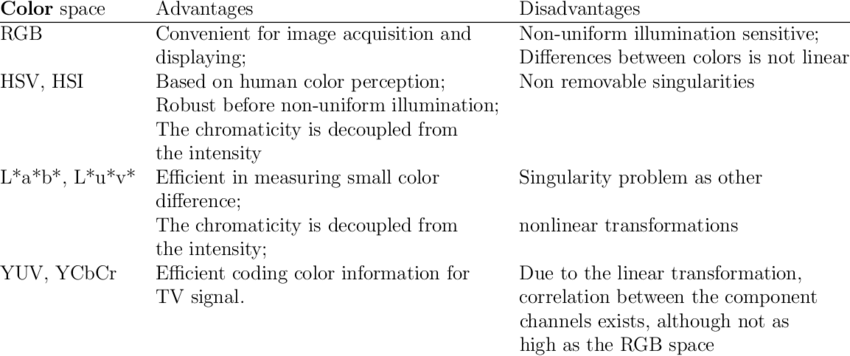
#> input picture Research-Source/Advantages-and-disadvantages-of-color-spaces.png, 850 x 356 px, given in place of fruits.jpg, which was not available
$ python histogram.py
#> lines starting #> are read from the running program, lines starting #| are printed output that depends on the picture; after the words box and inside, x2 and y2 are one past the last pixel; in counts of white or black regions, pixels touching at a corner belong together; pictures that were not available may be replaced by others from this repository, and a replacement may not be noted
### Used image, video and gif dataset is taken from Kaggle and link is below
### |--------------------------------------------------------------------------------| ###
### https://www.kaggle.com/datasets/bulentsiyah/opencv-samples-images?resource=download
### |--------------------------------------------------------------------------------| ###

    ###NOTES###

    ###SOURCES###

import cv2 as cv
import matplotlib.pyplot as plt
import numpy as np
import os

def saveGraph(figure, title, xlab, ylab, xlim, savePath):
    #Saving matplolib graph to file
    plt.figure()
    plt.title(title)
    plt.xlabel(xlab)
    plt.ylabel(ylab)
    plt.xlim(xlim)
    plt.plot(figure)
    plt.savefig(savePath)

def main():
    path = "put location to this string"
    savePath= os.getcwd() + "/CV-Advance/Histogram-Results"

    img = cv.imread(path + "/data/fruits.jpg")
#> img is the input picture: shape (356, 850, 3); min 0, max 255, mean 241.9
    cv.imshow("Original-Image", img)

    gray = cv.cvtColor(img,cv.COLOR_BGR2GRAY)
    cv.imshow("Gray-Image", gray)

    blank = np.zeros(img.shape[:2], dtype='uint8')
    cv.imshow("Blank", blank)

    mask = cv.circle(blank, center=(blank.shape[1]//2, blank.shape[0]//2), radius=120, color=255, thickness=-1)
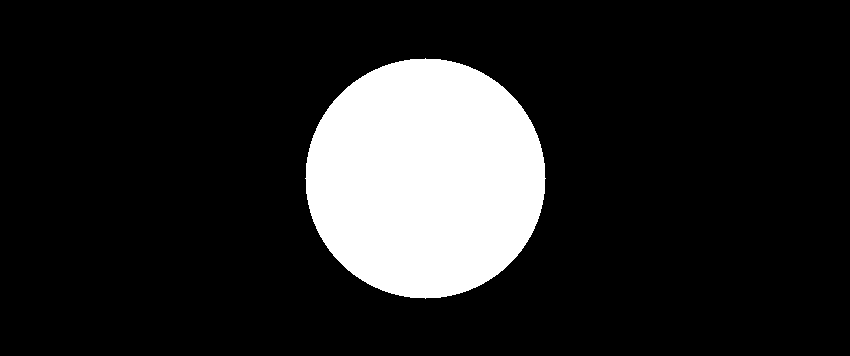
#> blank: shape (356, 850); 14.9% white; 1 white region, box (x1, y1, x2, y2) and area: (305, 58, 546, 299) 45225

    # masked = cv.bitwise_and(img,img, mask=mask)
    # cv.imshow("Masked", masked)

    #Gray-Scale Histogtam
    gray_hist = cv.calcHist([gray], [0], mask=None,histSize=[256],ranges=[0,256])
#> gray_hist = 256 values, max 255095 at index 255, min 0 at index 1, mean 1182
    gray_hist_mask = cv.calcHist([gray], [0], mask=mask,histSize=[256],ranges=[0,256])
#> gray_hist_mask = 256 values, max 38741 at index 255, min 0 at index 1, mean 176.7

    saveGraph(figure=gray_hist, title="Gray-Scale Histogram", xlab="Bins", ylab="# of pixels", xlim=[0,256], savePath=savePath+"/Gray-Scale Histogram.png")
#> in saveGraph, `plt.savefig(savePath)`:
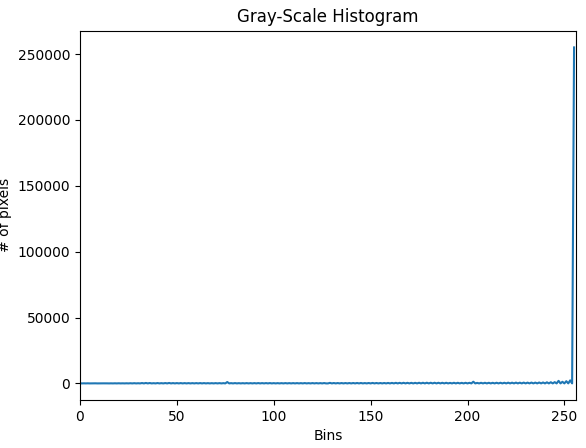
#> figure drawn by matplotlib, 1 panel; curve peaks at x = 255, y = 255095
    saveGraph(figure=gray_hist_mask, title="Masked Gray-Scale Histogram", xlab="Bins", ylab="# of pixels", xlim=[0,256], savePath=savePath+"/Masked Gray-Scale Histogram.png")
#> call 2 of saveGraph, with figure = array of shape (256, 1), title = 'Masked Gray-Scale Histogram', xlab = 'Bins', ylab = '# of pixels'
#> in saveGraph (call 2), `plt.savefig(savePath)`:
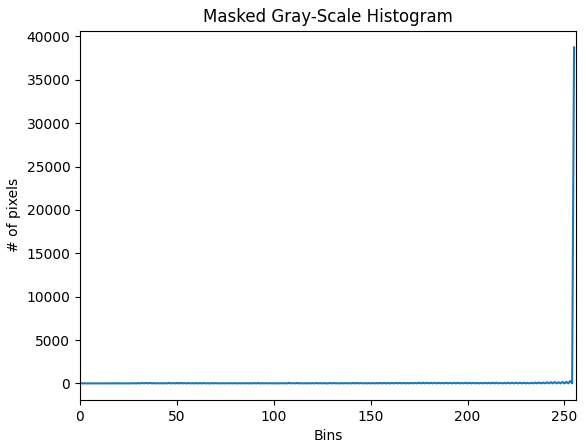
#> figure drawn by matplotlib, 1 panel; curve peaks at x = 255, y = 38741

    #Colour Histogram
    color= ('b','g','r')

    plt.figure()
    plt.title("Color Histogram")
    plt.xlabel("Bins")
    plt.ylabel("# of pixels")
    for i,col in enumerate(color):
        color_hist=cv.calcHist([img], [i], mask=None, histSize=[256], ranges=[0,256])
        plt.xlim([0,256])
        plt.plot(color_hist,col)
    plt.savefig(savePath + "/Color Histogram.png")
#> figure, not shown here; curve peaks at x = 255, y = 255095; curve peaks at x = 255, y = 255095; curve peaks at x = 255, y = 255095

    cv.waitKey()
    cv.destroyAllWindows()

if __name__=='__main__':
    try:
        main()
    except:
        pass
